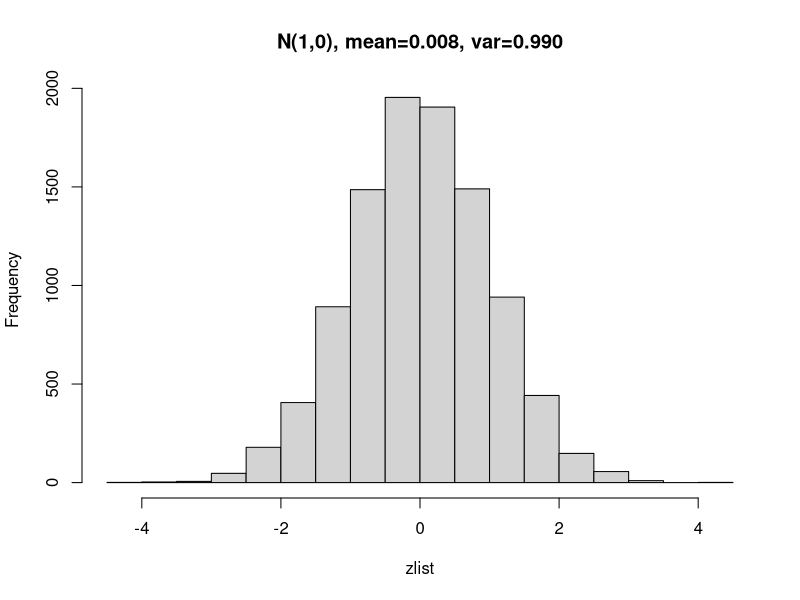
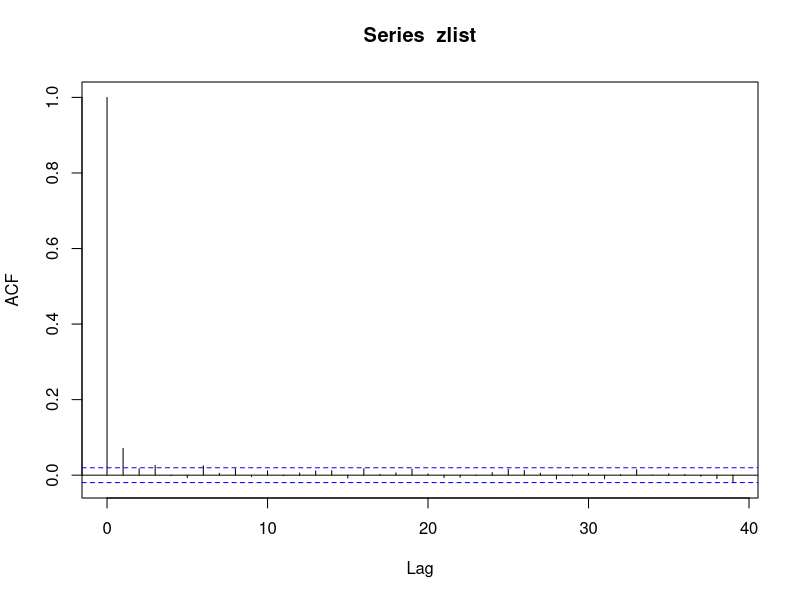
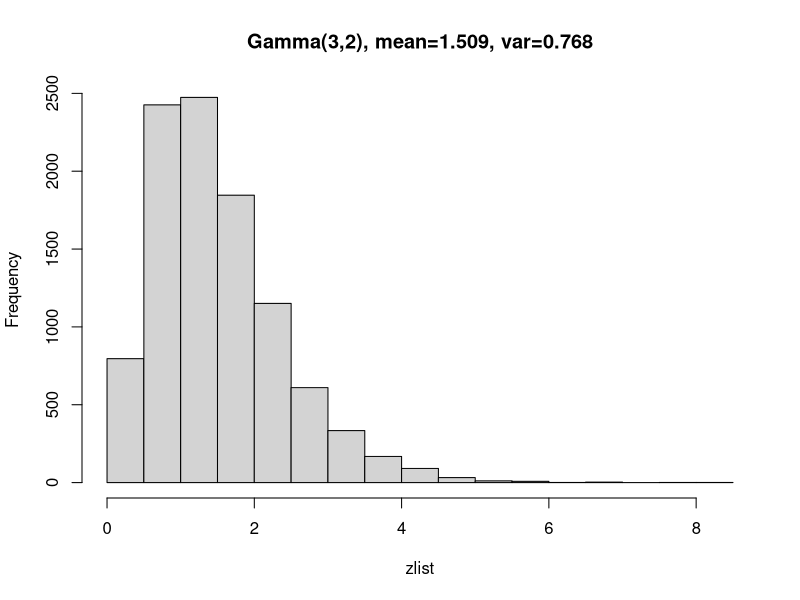
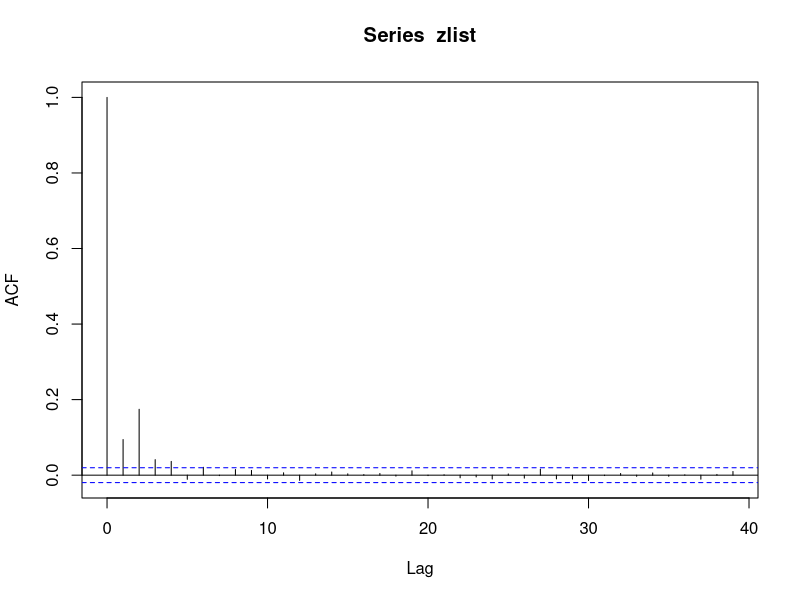
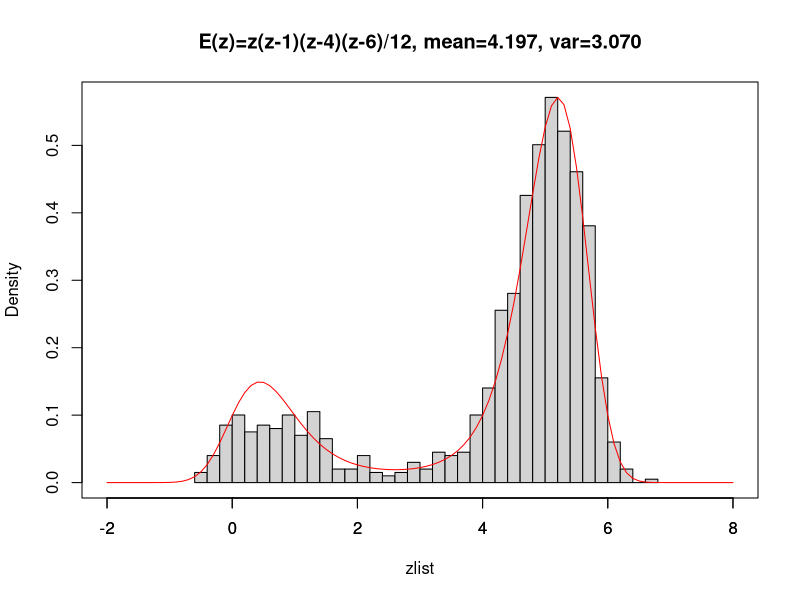
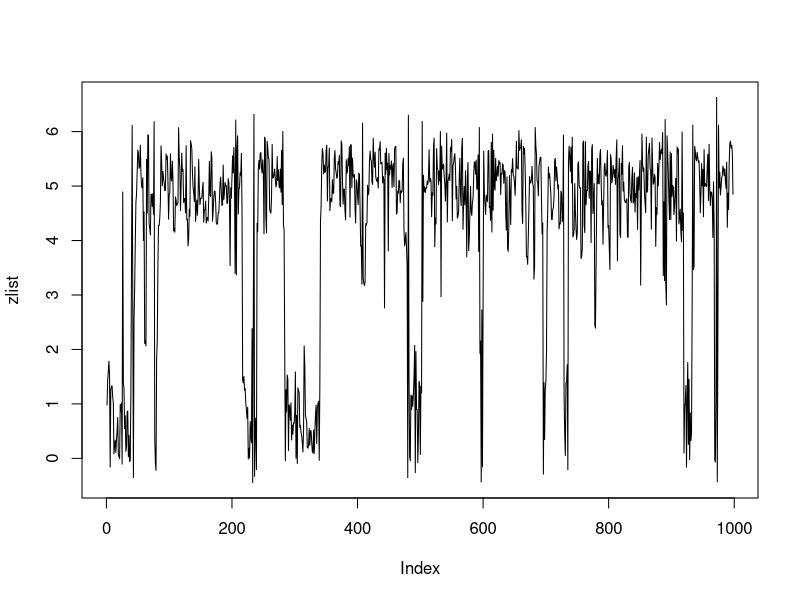
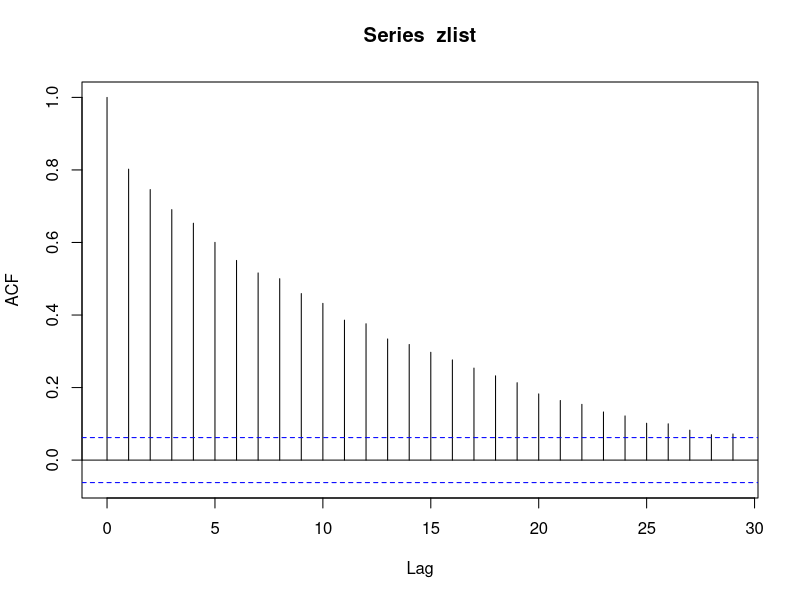

The R script that drew these images, in order:
# Hybrid Monte Carlo sampling

N <- 10000; # number of sampling

hmc_sampling <- function(N, E, partial_E, leapfrog_count=100, leapfrog_epsilon=0.01) {
	r <- rnorm(1,0,1);
	z <- 1;
	zlist <- c();

	for(i in 1:N) {
		H <- E(z) + r^2/2;
		# leapfrog
		e <- sample(c(-1,1), 1) * runif(1, 0.9, 1.1) * leapfrog_epsilon;
		z2 <- z;
		r2 <- r - e * partial_E(z2) / 2;
		count = sample(leapfrog_count:(leapfrog_count*2), 1)
		for(j in 1:count) {
			z2 <- z2 + e * r2;
			r2 <- r2 - e * partial_E(z2);
		}
		r2 <- r2 - e * partial_E(z2) / 2;
		dH <- H - (E(z2) + r2^2/2);
		if (dH > 0 || runif(1) < exp(dH)) {
			z <- z2;
			zlist <- append(zlist, z);

			# resampling of r from p(r|z) = p(r) = N(0,1)
			r <- rnorm(1,0,1);
		} else {
			#cat(sprintf("%d: rejected\n", i));
		}
	}
	cat(sprintf("reject: %d / %d\n", N-length(zlist), N));
	zlist;
}

png();

# p(z) = N(0,1) = exp(-z^2/2)/sqrt(2pi)
# E(z) = z^2/2, Zp = sqrt(2pi), dE/dz = z
# Hamiltonian: H(z,r) = E(z) + K(r) = z^2/2 + r^2/2
zlist <- hmc_sampling(N, function(z)z**2/2, function(z)z);
hist(zlist, breaks=20, main=sprintf("N(1,0), mean=%.3f, var=%.3f", mean(zlist), var(zlist)));
acf(zlist);

# p(z) = Gamma(a,b) = 1/Zp * exp((a-1)ln z - bz)
# E(z) = -(a-1)ln z + bz, dE/dz = b - (a-1)/z
a <- 3;
b <- 2;
zlist <- hmc_sampling(N, function(z)b*z-(a-1)*log(z), function(z)b-(a-1)/z);
hist(zlist, breaks=20, main=sprintf("Gamma(%d,%d), mean=%.3f, var=%.3f", a, b, mean(zlist), var(zlist)));
acf(zlist);

# E(z) = 1/12 z(z-1)(z-4)(z-6) = (z^4-11z^3+34z^2-24z)/12
# dE/dz = (4z^3-33z^2+68z-24)/12
N <- 1000
zlist <- hmc_sampling(N, function(z)z*(z-1)*(z-4)*(z-6)/12, function(z)(4*z**3-33*z**2+68*z-24)/12, 
	leapfrog_count=400, leapfrog_epsilon=0.005);
hist(zlist, breaks=30, main=sprintf("E(z)=z(z-1)(z-4)(z-6)/12, mean=%.3f, var=%.3f", mean(zlist), var(zlist)), freq=F, xlim=c(-2,8));
par(new=T);
plot(function(z)exp(-z*(z-1)*(z-4)*(z-6)/12), xlim=c(-2,8), col="red", ann=F, yaxt="n");

plot(zlist, type="l");
acf(zlist);
